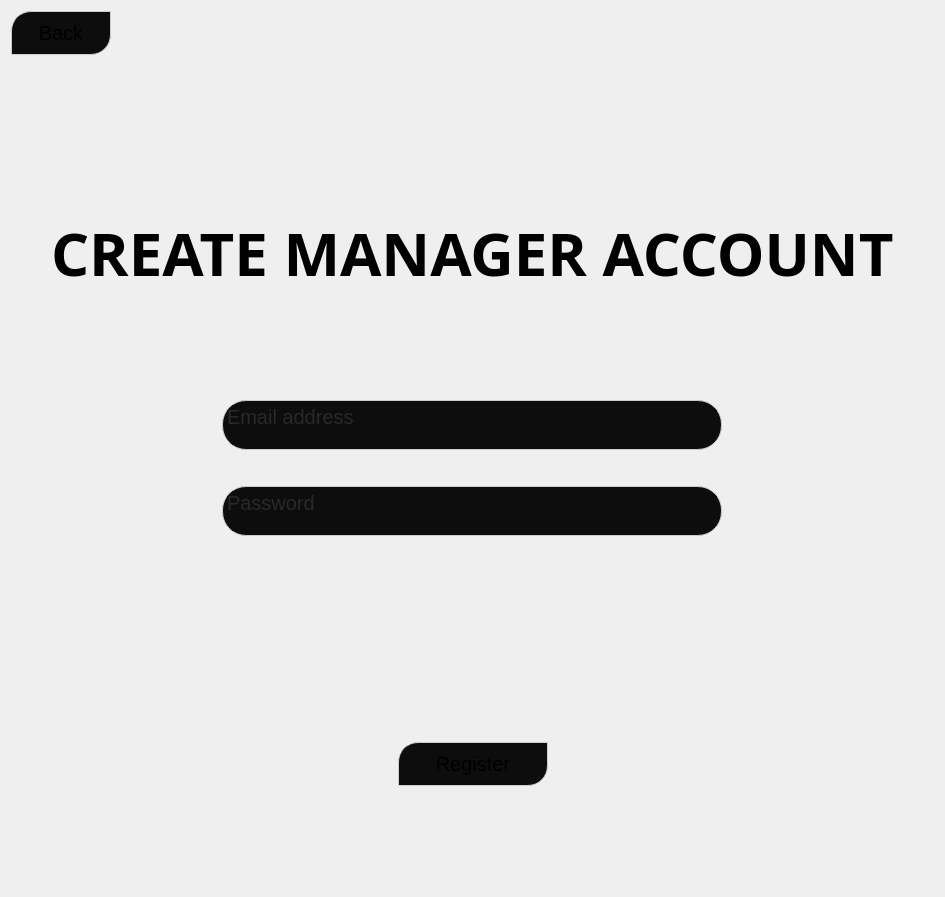
      <widget class="QWidget" name="registerManagerPage">
       <property name="styleSheet">
        <string notr="true">

									QWidget#registerManagerPage {
									background-color: qradialgradient(spread:pad, cx:0.506, cy:0.494318, radius:0.659, fx:0.5, fy:0.5, stop:0.47191 rgba(2, 2, 3, 255), stop:1 rgba(33, 35, 53, 255));
									}

								</string>
       </property>
       <layout class="QVBoxLayout" name="verticalLayout_5">
        <item>
         <layout class="QVBoxLayout" name="verticalLayout_6">
          <item>
           <layout class="QHBoxLayout" name="horizontalLayout_15">
            <item>
             <widget class="QPushButton" name="backButton3">
              <property name="minimumSize">
               <size>
                <width>100</width>
                <height>44</height>
               </size>
              </property>
              <property name="styleSheet">
               <string notr="true">

																QPushButton#backButton3 {
																background-color: #0d0d0d;
																border: 1px solid #cccccc;
																border-top-left-radius: 20px;
																border-bottom-right-radius: 20px;
																font-size: 20px;
																}

																QPushButton#backButton3:hover {
																background-color: #490303;
																}

															</string>
              </property>
              <property name="text">
               <string>Back</string>
              </property>
             </widget>
            </item>
            <item>
             <spacer name="horizontalSpacer_16">
              <property name="orientation">
               <enum>Qt::Orientation::Horizontal</enum>
              </property>
              <property name="sizeHint" stdset="0">
               <size>
                <width>40</width>
                <height>20</height>
               </size>
              </property>
             </spacer>
            </item>
           </layout>
          </item>
          <item>
           <spacer name="verticalSpacer_12">
            <property name="orientation">
             <enum>Qt::Orientation::Vertical</enum>
            </property>
            <property name="sizeType">
             <enum>QSizePolicy::Policy::Preferred</enum>
            </property>
            <property name="sizeHint" stdset="0">
             <size>
              <width>20</width>
              <height>150</height>
             </size>
            </property>
           </spacer>
          </item>
          <item>
           <layout class="QHBoxLayout" name="horizontalLayout_16">
            <item>
             <spacer name="horizontalSpacer_17">
              <property name="orientation">
               <enum>Qt::Orientation::Horizontal</enum>
              </property>
              <property name="sizeHint" stdset="0">
               <size>
                <width>40</width>
                <height>20</height>
               </size>
              </property>
             </spacer>
            </item>
            <item>
             <widget class="QLabel" name="label_3">
              <property name="font">
               <font>
                <family>ISOCP</family>
                <pointsize>40</pointsize>
                <italic>false</italic>
                <bold>true</bold>
               </font>
              </property>
              <property name="styleSheet">
               <string notr="true">

																QLabel#label_3  {
																font-size: 60px;
																font: 40pt &quot;ISOCP&quot;;
																font-weight: bold;
																}

															</string>
              </property>
              <property name="text">
               <string>CREATE MANAGER ACCOUNT</string>
              </property>
             </widget>
            </item>
            <item>
             <spacer name="horizontalSpacer_18">
              <property name="orientation">
               <enum>Qt::Orientation::Horizontal</enum>
              </property>
              <property name="sizeHint" stdset="0">
               <size>
                <width>40</width>
                <height>20</height>
               </size>
              </property>
             </spacer>
            </item>
           </layout>
          </item>
          <item>
           <spacer name="verticalSpacer_13">
            <property name="orientation">
             <enum>Qt::Orientation::Vertical</enum>
            </property>
            <property name="sizeType">
             <enum>QSizePolicy::Policy::Preferred</enum>
            </property>
            <property name="sizeHint" stdset="0">
             <size>
              <width>20</width>
              <height>100</height>
             </size>
            </property>
           </spacer>
          </item>
          <item>
           <layout class="QHBoxLayout" name="horizontalLayout_17">
            <item>
             <widget class="QTextEdit" name="managerRegisterEmail">
              <property name="minimumSize">
               <size>
                <width>0</width>
                <height>50</height>
               </size>
              </property>
              <property name="maximumSize">
               <size>
                <width>500</width>
                <height>50</height>
               </size>
              </property>
              <property name="layoutDirection">
               <enum>Qt::LayoutDirection::LeftToRight</enum>
              </property>
              <property name="autoFillBackground">
               <bool>false</bool>
              </property>
              <property name="styleSheet">
               <string notr="true">

																QTextEdit#managerRegisterEmail {
																color: rgb(68, 68, 68);
																background-color: #0d0d0d;
																border: 1px solid #cccccc;
																font-size: 20px;
																border-radius: 24px;
																}

															</string>
              </property>
              <property name="placeholderText">
               <string>Email address</string>
              </property>
             </widget>
            </item>
           </layout>
          </item>
          <item>
           <spacer name="verticalSpacer_17">
            <property name="orientation">
             <enum>Qt::Orientation::Vertical</enum>
            </property>
            <property name="sizeHint" stdset="0">
             <size>
              <width>20</width>
              <height>30</height>
             </size>
            </property>
           </spacer>
          </item>
          <item>
           <spacer name="verticalSpacer_14">
            <property name="orientation">
             <enum>Qt::Orientation::Vertical</enum>
            </property>
            <property name="sizeType">
             <enum>QSizePolicy::Policy::Preferred</enum>
            </property>
            <property name="sizeHint" stdset="0">
             <size>
              <width>20</width>
              <height>0</height>
             </size>
            </property>
           </spacer>
          </item>
          <item>
           <layout class="QHBoxLayout" name="horizontalLayout_18">
            <item>
             <widget class="QTextEdit" name="managerRegisterPassword">
              <property name="minimumSize">
               <size>
                <width>0</width>
                <height>50</height>
               </size>
              </property>
              <property name="maximumSize">
               <size>
                <width>500</width>
                <height>50</height>
               </size>
              </property>
              <property name="styleSheet">
               <string notr="true">

																QTextEdit#managerRegisterPassword {
																color: rgb(68, 68, 68);
																background-color: #0d0d0d;
																border: 1px solid #cccccc;
																font-size: 20px;
																border-radius: 24px;
																}

															</string>
              </property>
              <property name="placeholderText">
               <string>Password</string>
              </property>
             </widget>
            </item>
           </layout>
          </item>
          <item>
           <spacer name="verticalSpacer_15">
            <property name="orientation">
             <enum>Qt::Orientation::Vertical</enum>
            </property>
            <property name="sizeType">
             <enum>QSizePolicy::Policy::Preferred</enum>
            </property>
            <property name="sizeHint" stdset="0">
             <size>
              <width>20</width>
              <height>200</height>
             </size>
            </property>
           </spacer>
          </item>
          <item>
           <layout class="QHBoxLayout" name="horizontalLayout_20">
            <item>
             <spacer name="horizontalSpacer_19">
              <property name="orientation">
               <enum>Qt::Orientation::Horizontal</enum>
              </property>
              <property name="sizeHint" stdset="0">
               <size>
                <width>40</width>
                <height>20</height>
               </size>
              </property>
             </spacer>
            </item>
            <item>
             <widget class="QPushButton" name="registerButton">
              <property name="minimumSize">
               <size>
                <width>150</width>
                <height>44</height>
               </size>
              </property>
              <property name="styleSheet">
               <string notr="true">

																QPushButton#registerButton {
																background-color: #0d0d0d;
																border: 1px solid #cccccc;
																border-top-left-radius: 20px;
																border-bottom-right-radius: 20px;
																font-size: 20px;
																}

																QPushButton#registerButton:hover {
																background-color: #490303;
																}

															</string>
              </property>
              <property name="text">
               <string>Register</string>
              </property>
             </widget>
            </item>
            <item>
             <spacer name="horizontalSpacer_20">
              <property name="orientation">
               <enum>Qt::Orientation::Horizontal</enum>
              </property>
              <property name="sizeHint" stdset="0">
               <size>
                <width>40</width>
                <height>20</height>
               </size>
              </property>
             </spacer>
            </item>
           </layout>
          </item>
         </layout>
        </item>
        <item>
         <layout class="QHBoxLayout" name="horizontalLayout_22"/>
        </item>
        <item>
         <spacer name="verticalSpacer_22">
          <property name="orientation">
           <enum>Qt::Orientation::Vertical</enum>
          </property>
          <property name="sizeHint" stdset="0">
           <size>
            <width>20</width>
            <height>100</height>
           </size>
          </property>
         </spacer>
        </item>
       </layout>
      </widget>
